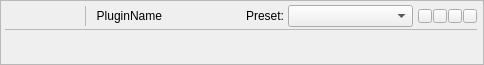
<?xml version="1.0" encoding="UTF-8"?>
<ui version="4.0">
 <class>PluginWidget</class>
 <widget class="QFrame" name="PluginWidget">
  <property name="geometry">
   <rect>
    <x>0</x>
    <y>0</y>
    <width>484</width>
    <height>65</height>
   </rect>
  </property>
  <property name="contextMenuPolicy">
   <enum>Qt::CustomContextMenu</enum>
  </property>
  <property name="windowTitle">
   <string>Frame</string>
  </property>
  <property name="frameShape">
   <enum>QFrame::StyledPanel</enum>
  </property>
  <property name="frameShadow">
   <enum>QFrame::Raised</enum>
  </property>
  <layout class="QVBoxLayout" name="verticalLayout">
   <property name="spacing">
    <number>0</number>
   </property>
   <property name="leftMargin">
    <number>4</number>
   </property>
   <property name="topMargin">
    <number>3</number>
   </property>
   <property name="rightMargin">
    <number>6</number>
   </property>
   <property name="bottomMargin">
    <number>3</number>
   </property>
   <item>
    <layout class="QHBoxLayout" name="layout_top">
     <property name="spacing">
      <number>1</number>
     </property>
     <item>
      <widget class="QWidget" name="w_buttons" native="true">
       <property name="minimumSize">
        <size>
         <width>72</width>
         <height>24</height>
        </size>
       </property>
       <property name="maximumSize">
        <size>
         <width>72</width>
         <height>24</height>
        </size>
       </property>
       <layout class="QHBoxLayout" name="horizontalLayout">
        <property name="spacing">
         <number>0</number>
        </property>
        <property name="margin">
         <number>0</number>
        </property>
        <item>
         <widget class="PixmapButton" name="b_enable">
          <property name="minimumSize">
           <size>
            <width>24</width>
            <height>24</height>
           </size>
          </property>
          <property name="maximumSize">
           <size>
            <width>24</width>
            <height>24</height>
           </size>
          </property>
          <property name="text">
           <string/>
          </property>
          <property name="icon">
           <iconset resource="../resources.qrc">
            <normaloff>:/bitmaps/button_off.png</normaloff>:/bitmaps/button_off.png</iconset>
          </property>
          <property name="iconSize">
           <size>
            <width>24</width>
            <height>24</height>
           </size>
          </property>
          <property name="checkable">
           <bool>true</bool>
          </property>
          <property name="flat">
           <bool>true</bool>
          </property>
         </widget>
        </item>
        <item>
         <widget class="PixmapButton" name="b_gui">
          <property name="minimumSize">
           <size>
            <width>24</width>
            <height>24</height>
           </size>
          </property>
          <property name="maximumSize">
           <size>
            <width>24</width>
            <height>24</height>
           </size>
          </property>
          <property name="text">
           <string/>
          </property>
          <property name="icon">
           <iconset resource="../resources.qrc">
            <normaloff>:/bitmaps/button_gui.png</normaloff>:/bitmaps/button_gui.png</iconset>
          </property>
          <property name="iconSize">
           <size>
            <width>24</width>
            <height>24</height>
           </size>
          </property>
          <property name="checkable">
           <bool>true</bool>
          </property>
          <property name="flat">
           <bool>true</bool>
          </property>
         </widget>
        </item>
        <item>
         <widget class="PixmapButton" name="b_edit">
          <property name="minimumSize">
           <size>
            <width>24</width>
            <height>24</height>
           </size>
          </property>
          <property name="maximumSize">
           <size>
            <width>24</width>
            <height>24</height>
           </size>
          </property>
          <property name="text">
           <string/>
          </property>
          <property name="icon">
           <iconset resource="../resources.qrc">
            <normaloff>:/bitmaps/button_edit.png</normaloff>:/bitmaps/button_edit.png</iconset>
          </property>
          <property name="iconSize">
           <size>
            <width>24</width>
            <height>24</height>
           </size>
          </property>
          <property name="checkable">
           <bool>true</bool>
          </property>
          <property name="flat">
           <bool>true</bool>
          </property>
         </widget>
        </item>
       </layout>
      </widget>
     </item>
     <item>
      <spacer name="spacer_namesep1">
       <property name="orientation">
        <enum>Qt::Horizontal</enum>
       </property>
       <property name="sizeType">
        <enum>QSizePolicy::Fixed</enum>
       </property>
       <property name="sizeHint" stdset="0">
        <size>
         <width>6</width>
         <height>1</height>
        </size>
       </property>
      </spacer>
     </item>
     <item>
      <widget class="Line" name="line_2">
       <property name="minimumSize">
        <size>
         <width>0</width>
         <height>20</height>
        </size>
       </property>
       <property name="maximumSize">
        <size>
         <width>16777215</width>
         <height>20</height>
        </size>
       </property>
       <property name="lineWidth">
        <number>0</number>
       </property>
       <property name="midLineWidth">
        <number>1</number>
       </property>
       <property name="orientation">
        <enum>Qt::Vertical</enum>
       </property>
      </widget>
     </item>
     <item>
      <spacer name="spacer_namesep2">
       <property name="orientation">
        <enum>Qt::Horizontal</enum>
       </property>
       <property name="sizeType">
        <enum>QSizePolicy::Fixed</enum>
       </property>
       <property name="sizeHint" stdset="0">
        <size>
         <width>8</width>
         <height>1</height>
        </size>
       </property>
      </spacer>
     </item>
     <item>
      <widget class="QLabel" name="label_name">
       <property name="text">
        <string>PluginName</string>
       </property>
       <property name="textFormat">
        <enum>Qt::PlainText</enum>
       </property>
       <property name="alignment">
        <set>Qt::AlignRight|Qt::AlignTrailing|Qt::AlignVCenter</set>
       </property>
      </widget>
     </item>
     <item>
      <spacer name="spacer_namesep3">
       <property name="orientation">
        <enum>Qt::Horizontal</enum>
       </property>
       <property name="sizeHint" stdset="0">
        <size>
         <width>20</width>
         <height>1</height>
        </size>
       </property>
      </spacer>
     </item>
     <item>
      <layout class="QHBoxLayout" name="layout_presets">
       <property name="spacing">
        <number>4</number>
       </property>
       <property name="leftMargin">
        <number>4</number>
       </property>
       <property name="rightMargin">
        <number>4</number>
       </property>
       <item>
        <widget class="QLabel" name="label_presets">
         <property name="text">
          <string>Preset:</string>
         </property>
         <property name="alignment">
          <set>Qt::AlignRight|Qt::AlignTrailing|Qt::AlignVCenter</set>
         </property>
        </widget>
       </item>
       <item>
        <widget class="QComboBox" name="cb_presets">
         <property name="minimumSize">
          <size>
           <width>125</width>
           <height>0</height>
          </size>
         </property>
        </widget>
       </item>
      </layout>
     </item>
     <item>
      <layout class="QHBoxLayout" name="layout_leds">
       <property name="spacing">
        <number>1</number>
       </property>
       <item>
        <widget class="LEDButton" name="led_control">
         <property name="minimumSize">
          <size>
           <width>14</width>
           <height>14</height>
          </size>
         </property>
         <property name="maximumSize">
          <size>
           <width>14</width>
           <height>14</height>
          </size>
         </property>
         <property name="text">
          <string/>
         </property>
         <property name="checkable">
          <bool>true</bool>
         </property>
        </widget>
       </item>
       <item>
        <widget class="LEDButton" name="led_midi">
         <property name="minimumSize">
          <size>
           <width>14</width>
           <height>14</height>
          </size>
         </property>
         <property name="maximumSize">
          <size>
           <width>14</width>
           <height>14</height>
          </size>
         </property>
         <property name="text">
          <string/>
         </property>
         <property name="checkable">
          <bool>true</bool>
         </property>
        </widget>
       </item>
       <item>
        <widget class="LEDButton" name="led_audio_in">
         <property name="minimumSize">
          <size>
           <width>14</width>
           <height>14</height>
          </size>
         </property>
         <property name="maximumSize">
          <size>
           <width>14</width>
           <height>14</height>
          </size>
         </property>
         <property name="text">
          <string/>
         </property>
         <property name="checkable">
          <bool>true</bool>
         </property>
        </widget>
       </item>
       <item>
        <widget class="LEDButton" name="led_audio_out">
         <property name="minimumSize">
          <size>
           <width>14</width>
           <height>14</height>
          </size>
         </property>
         <property name="maximumSize">
          <size>
           <width>14</width>
           <height>14</height>
          </size>
         </property>
         <property name="text">
          <string/>
         </property>
         <property name="checkable">
          <bool>true</bool>
         </property>
        </widget>
       </item>
      </layout>
     </item>
    </layout>
   </item>
   <item>
    <widget class="Line" name="line">
     <property name="lineWidth">
      <number>0</number>
     </property>
     <property name="midLineWidth">
      <number>1</number>
     </property>
     <property name="orientation">
      <enum>Qt::Horizontal</enum>
     </property>
    </widget>
   </item>
   <item>
    <layout class="QHBoxLayout" name="layout_bottom">
     <property name="spacing">
      <number>1</number>
     </property>
     <property name="leftMargin">
      <number>12</number>
     </property>
     <property name="topMargin">
      <number>4</number>
     </property>
     <property name="rightMargin">
      <number>10</number>
     </property>
     <item>
      <widget class="QWidget" name="w_knobs_left" native="true">
       <layout class="QHBoxLayout" name="horizontalLayout_4"/>
      </widget>
     </item>
     <item>
      <spacer name="horizontalSpacer">
       <property name="orientation">
        <enum>Qt::Horizontal</enum>
       </property>
       <property name="sizeHint" stdset="0">
        <size>
         <width>40</width>
         <height>20</height>
        </size>
       </property>
      </spacer>
     </item>
     <item>
      <widget class="QWidget" name="w_knobs_right" native="true">
       <layout class="QHBoxLayout" name="horizontalLayout_3"/>
      </widget>
     </item>
     <item>
      <layout class="QVBoxLayout" name="layout_peaks">
       <property name="spacing">
        <number>4</number>
       </property>
       <property name="leftMargin">
        <number>4</number>
       </property>
       <property name="topMargin">
        <number>2</number>
       </property>
       <property name="rightMargin">
        <number>4</number>
       </property>
       <property name="bottomMargin">
        <number>2</number>
       </property>
       <item>
        <widget class="DigitalPeakMeter" name="peak_in" native="true">
         <property name="minimumSize">
          <size>
           <width>150</width>
           <height>0</height>
          </size>
         </property>
         <property name="maximumSize">
          <size>
           <width>150</width>
           <height>16777215</height>
          </size>
         </property>
        </widget>
       </item>
       <item>
        <widget class="DigitalPeakMeter" name="peak_out" native="true">
         <property name="minimumSize">
          <size>
           <width>150</width>
           <height>0</height>
          </size>
         </property>
         <property name="maximumSize">
          <size>
           <width>150</width>
           <height>16777215</height>
          </size>
         </property>
        </widget>
       </item>
      </layout>
     </item>
    </layout>
   </item>
  </layout>
 </widget>
 <customwidgets>
  <customwidget>
   <class>DigitalPeakMeter</class>
   <extends>QWidget</extends>
   <header>digitalpeakmeter.h</header>
   <container>1</container>
  </customwidget>
  <customwidget>
   <class>LEDButton</class>
   <extends>QPushButton</extends>
   <header>ledbutton.h</header>
  </customwidget>
  <customwidget>
   <class>PixmapButton</class>
   <extends>QPushButton</extends>
   <header>pixmapbutton.h</header>
  </customwidget>
 </customwidgets>
 <resources>
  <include location="../resources.qrc"/>
 </resources>
 <connections/>
</ui>
